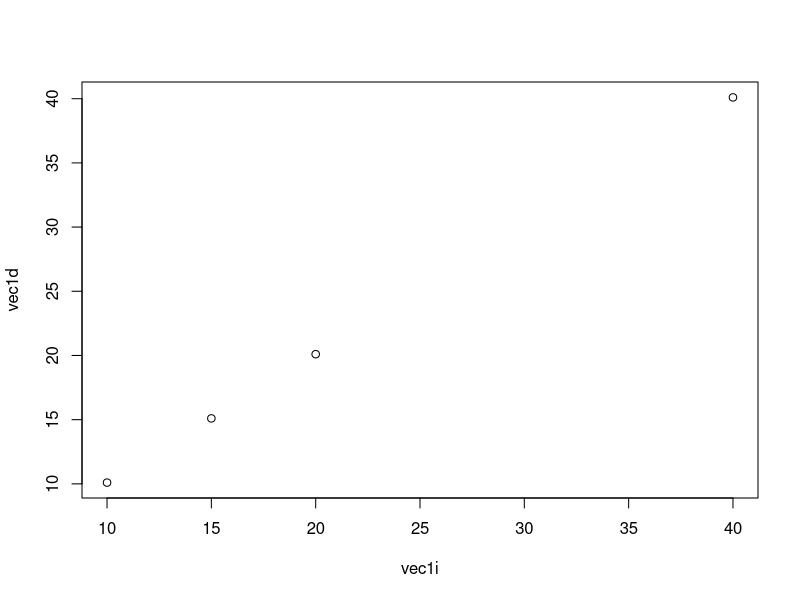

The R source for this figure:
## ---- chunk 1
knitr::opts_chunk$set(echo = TRUE)
## ---- chunk 2
# c() stands for "concatenate"
vec1 <- c(10, 20, 15, 40)  # numeric vector
vec2 <- c("a", "b", "c", NA)  # character vector
vec3 <- c(TRUE, FALSE, TRUE, TRUE)  # logical vector
vec4 <- gl(4, 1, 4, label = c("l1", "l2", "l3", "l4"))  # factor with 4 levels
## ---- chunk 3
length(vec1)  # 4
print(vec1[1])  # 10
print(vec1[1:3])  # 10, 20, 15
## ---- chunk 4
vec1i <- as.integer(vec1)
typeof(vec1i)
## ---- chunk 5
vec1d <- vec1i + 0.1
print(vec1d)
print(typeof(vec1d))
## ---- chunk 6
summary(vec1)
## ---- chunk 7
summary(vec2)
## ---- chunk 8
mat1 <- matrix(c(1,2,3,4.1,5,6), ncol=2)
print(mat1)
print(typeof(mat1))
## ---- chunk 9
df1 <- data.frame(x1=c(1,2,3),
                  x2=c(4.1,5,6))
print(df1)
## ---- chunk 10
mult_by_two <- function(x) {
  return(2*x)
}
mult_by_two(c(1,3,9))
## ---- chunk 11
sort(vec1)  # sort function
rep(1:3, 5)  # repeat function
seq(1, 10, by = 2)  # produce sequence function
is.na(vec2)  # check for NA function
ifelse(vec1 / 10 == 2, "this is 20", "this is not 20") # ifelse function
## ---- chunk 12
plot(vec1i, # input 1
     vec1d) # input 2
# output is the graph
## ---- chunk 13
library(dplyr)
## ---- chunk 14
dta <- read.table("../data/congress.data", header = TRUE)
head(dta) # function that shows first 6 rows
## ---- chunk 15
select(dta, # first input: dataset
       STATE2, STATE # further inputs: the variables of interest
       )
## ---- chunk 16
dta[, c("STATE2", "STATE")]
## ---- chunk 17
state_vars <- select(dta, # first input: dataset
                     STATE2, STATE # further inputs: the variables of interest
                     )
head(state_vars)
## ---- chunk 18
head(select(dta, STATE2, STATE), 2)
## ---- chunk 19
dta %>% select(STATE2, STATE) %>% head(2)
## ---- chunk 20
dta %>% 
  mutate(change_DVote = DVOTE94 - DVOTE92) %>% 
  select(STATE2, DVOTE94, DVOTE92, change_DVote) %>% 
  head()
## ---- chunk 21
dta %>% 
  # compute percentage
  mutate(PercRep = DVOTE92/ (DVOTE92 + RVOTE92 + OTHER92)) %>% 
  group_by(STATE2) %>% 
  summarize(AvgPercRep = mean(PercRep))
